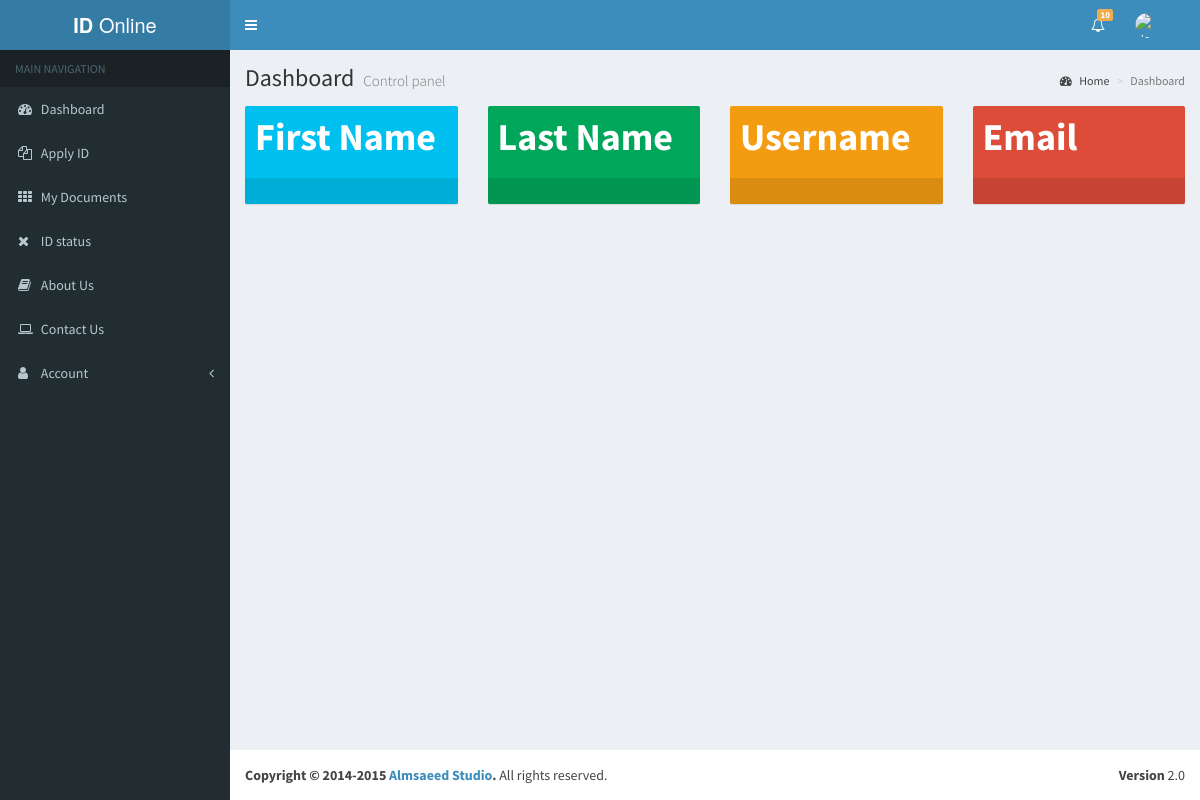
The app's page /index, older data.
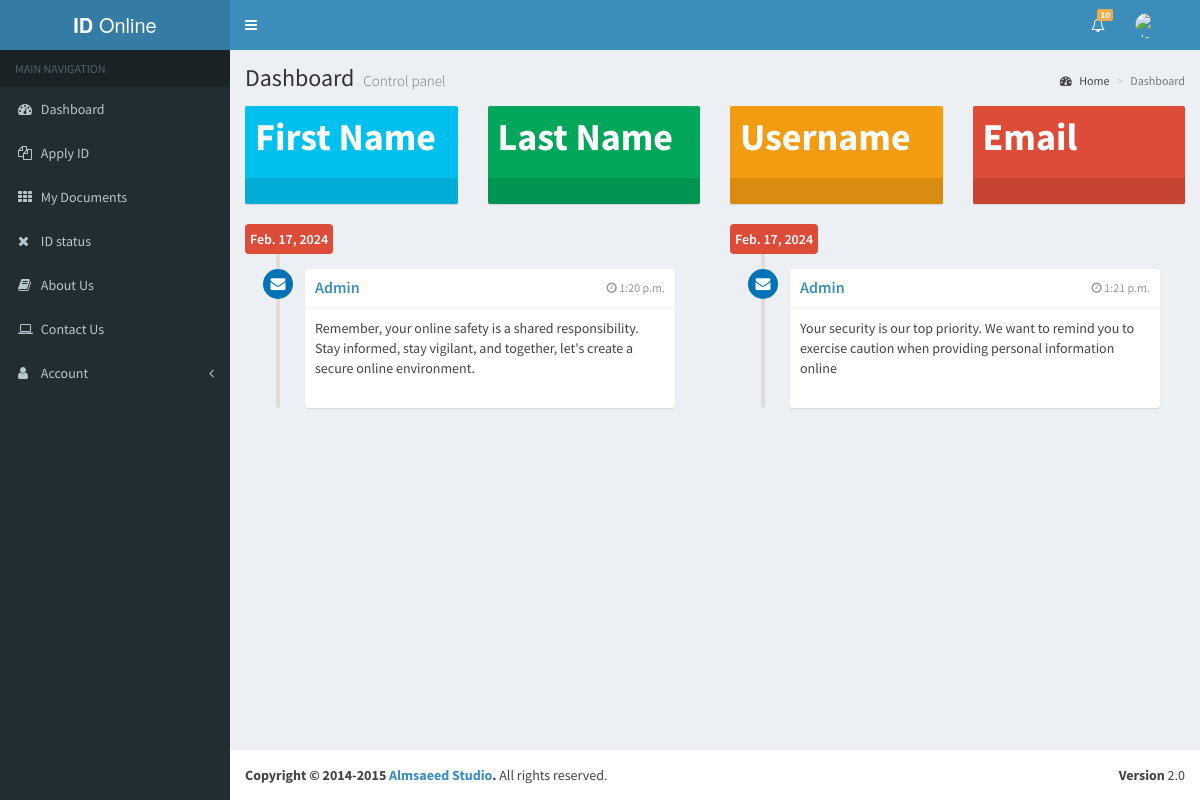
The same page, newer data.
### app/models.py (models this page shows)
class Notification(models.Model):
    date = models.DateField(auto_now_add=True)
    time = models.TimeField(auto_now_add=True)
    sender = models.CharField(max_length=100)
    messange = models.CharField(max_length=1000)

### app/views.py (the view)
# urls.py: path('index', views.Index, name='index'),
def Index(request):
    notes = Notification.objects.all()
    context = {'notes':notes}
    return render(request, 'app/index.html', context)

### app/templates/app/index.html (shortened to what this page needs)
{% extends 'main.html' %}
{% load static %}
{% block content %}
<div class="content-wrapper">
    <section class="content-header">
        <h1>
            Dashboard
            <small>Control panel</small>
        </h1>
        <ol class="breadcrumb">
            <li><a href="#"><i class="fa fa-dashboard"></i> Home</a></li>
            <li class="active">Dashboard</li>
        </ol>
    </section>
    <section class="content">
        <div class="row">
            <div class="col-lg-3 col-xs-6">
                <div class="small-box bg-aqua">
                    <div class="inner">
                        <h3>First Name</h3>
                    </div>
                    <a href="#" class="small-box-footer"><i class="f fa-arrow-circle-right"></i></a>
                </div>
            </div>
            <div class="col-lg-3 col-xs-6">
                <div class="small-box bg-green">
                    <div class="inner">
                        <h3>Last Name</h3><sup style="font-size: 20px"></sup></h3>
                    </div>
                    <a href="#" class="small-box-footer"><i class="f fa-arrow-circle-right"></i></a>
                </div>
            </div>
            <div class="col-lg-3 col-xs-6">
                <div class="small-box bg-yellow">
                    <div class="inner">
                        <h3>Username</h3>
                    </div>
                    <a href="#" class="small-box-footer"><i class="f fa-arrow-circle-right"></i></a>
                </div>
            </div>
            <div class="col-lg-3 col-xs-6">
                <div class="small-box bg-red">
                    <div class="inner">
                        <h3>Email</h3>
                    </div>
                    <a href="#" class="small-box-footer"><i class="f fa-arrow-circle-right"></i></a>
                </div>
            </div>
        </div>
        <div class="row">
            {% for data in notes %}
            <div class="col-md-6">
                <ul class="timeline">
                    <li class="time-label">
                        <span class="bg-red">
                            {{data.date}}
                        </span>
                    </li>
                    <li>
                        <i class="fa fa-envelope bg-blue"></i>
                        <div class="timeline-item">
                            <span class="time"><i class="fa fa-clock-o"></i> {{data.time}}</span>
                            <h3 class="timeline-header"><a href="#">{{data.sender}}</a></h3>
                            <div class="timeline-body">
                                {{data.messange}}
                            </div>
                            <div class='timeline-footer'>
                            </div>
                        </div>
                    </li>
                </ul>
            </div>
            {% endfor %}
        </div>
    </section>
</div>
{% endblock content %}

### templates/main.html
{% include 'base.html' %}
{% block content %}
{% endblock content %}
<footer class="main-footer">
    <div class="pull-right hidden-xs">
        <b>Version</b> 2.0
    </div>
    <strong>Copyright &copy; 2014-2015 <a href="http://almsaeedstudio.com">Almsaeed Studio</a>.</strong> All rights
    reserved.
</footer>

### templates/base.html (shortened to what this page needs)
{% load static %}
<!DOCTYPE html>
<html>
<head>
    <link href="{% static 'bootstrap/css/bootstrap.min.css' %}" rel="stylesheet" type="text/css" />
    <link href="https://maxcdn.bootstrapcdn.com/font-awesome/4.3.0/css/font-awesome.min.css" rel="stylesheet"
        type="text/css" />
    <link href="http://code.ionicframework.com/ionicons/2.0.0/css/ionicons.min.css" rel="stylesheet" type="text/css" />
    <link href="{% static 'dist/css/AdminLTE.min.css' %}" rel="stylesheet" type="text/css" />
    <link href="{% static 'dist/css/skins/_all-skins.min.css' %}" rel="stylesheet" type="text/css" />
    <link href="{% static 'plugins/iCheck/flat/blue.css' %}" rel="stylesheet" type="text/css" />
    <link href="{% static 'plugins/morris/morris.css' %}" rel="stylesheet" type="text/css" />
    <link href="{% static 'plugins/jvectormap/jquery-jvectormap-1.2.2.css' %}" rel="stylesheet" type="text/css" />
    <link href="{% static 'plugins/datepicker/datepicker3.css' %}" rel="stylesheet" type="text/css" />
    <link href="{% static 'plugins/daterangepicker/daterangepicker-bs3.css' %}" rel="stylesheet" type="text/css" />
    <link href="{% static 'plugins/bootstrap-wysihtml5/bootstrap3-wysihtml5.min.css' %}" rel="stylesheet"
        type="text/css" />
</head>
<body class="skin-blue">
    <div class="wrapper">
        <header class="main-header">
            <a href="{% url 'index' %}" class="logo"><b>ID </b>Online</a>
            <nav class="navbar navbar-static-top" role="navigation">
                <a href="#" class="sidebar-toggle" data-toggle="offcanvas" role="button">
                </a>
                <div class="navbar-custom-menu">
                    <ul class="nav navbar-nav">
                        <li class="dropdown notifications-menu">
                            <a href="#" class="dropdown-toggle" data-toggle="dropdown">
                                <i class="fa fa-bell-o"></i>
                                <span class="label label-warning">10</span>
                            </a>
                        </li>
                        <li class="dropdown user user-menu">
                            <a href="#" class="dropdown-toggle" data-toggle="dropdown">
                                <img src="{{request.user.client.profile_picture.url}}" class="user-image" alt="User Image" />
                            </a>
                        </li>
                    </ul>
                </div>
            </nav>
        </header>
        <aside class="main-sidebar">
            <section class="sidebar">
                <ul class="sidebar-menu">
                    <li class="header">MAIN NAVIGATION</li>
                    <li class="treeview">
                        <a href="{% url 'index' %}">
                            <i class="fa fa-dashboard"></i> <span>Dashboard</span>
                        </a>
                    </li>
                    <li class="treeview">
                        <a href="{% url 'apply_id' %}">
                            <i class="fa fa-files-o"></i>
                            <span>Apply ID</span>
                        </a>
                    </li>
                    <li>
                        <a href="{% url 'my_documents' %}">
                            <i class="fa fa-th"></i> <span>My Documents</span>
                        </a>
                    </li>
                    <li class="treeview">
                        <a href="{% url 'id_status' %}">
                            <i class="fa fa-times"></i>
                            <span>ID status</span>
                        </a>
                    </li>
                    <li class="treeview">
                        <a href="{% url 'about_us' %}">
                            <i class="fa fa-book"></i>
                            <span>About Us</span>
                        </a>
                    </li>
                    <li class="treeview">
                        <a href="{% url 'contact_us' %}">
                            <i class="fa fa-laptop"></i>
                            <span>Contact Us</span>
                        </a>
                    </li>
                    <li class="treeview">
                        <a href="#">
                            <i class="fa fa-user"></i>
                            <span>Account</span>
                            <i class="fa fa-angle-left pull-right"></i>
                        </a>
                    </li>
                </ul>
            </section>
        </aside>
    </div>
</body>
</html>

Row changes from the older to the newer data that the page shows:
added Notification: date "Feb. 17, 2024", time "1:20 p.m.", sender "Admin", messange "Remember, your online safety is a shared responsibility. Stay informed, stay vigilant, and together, let's create a secure online environment."
added Notification: date "Feb. 17, 2024", time "1:21 p.m.", sender "Admin", messange "Your security is our top priority. We want to remind you to exercise caution when providing personal information online"
